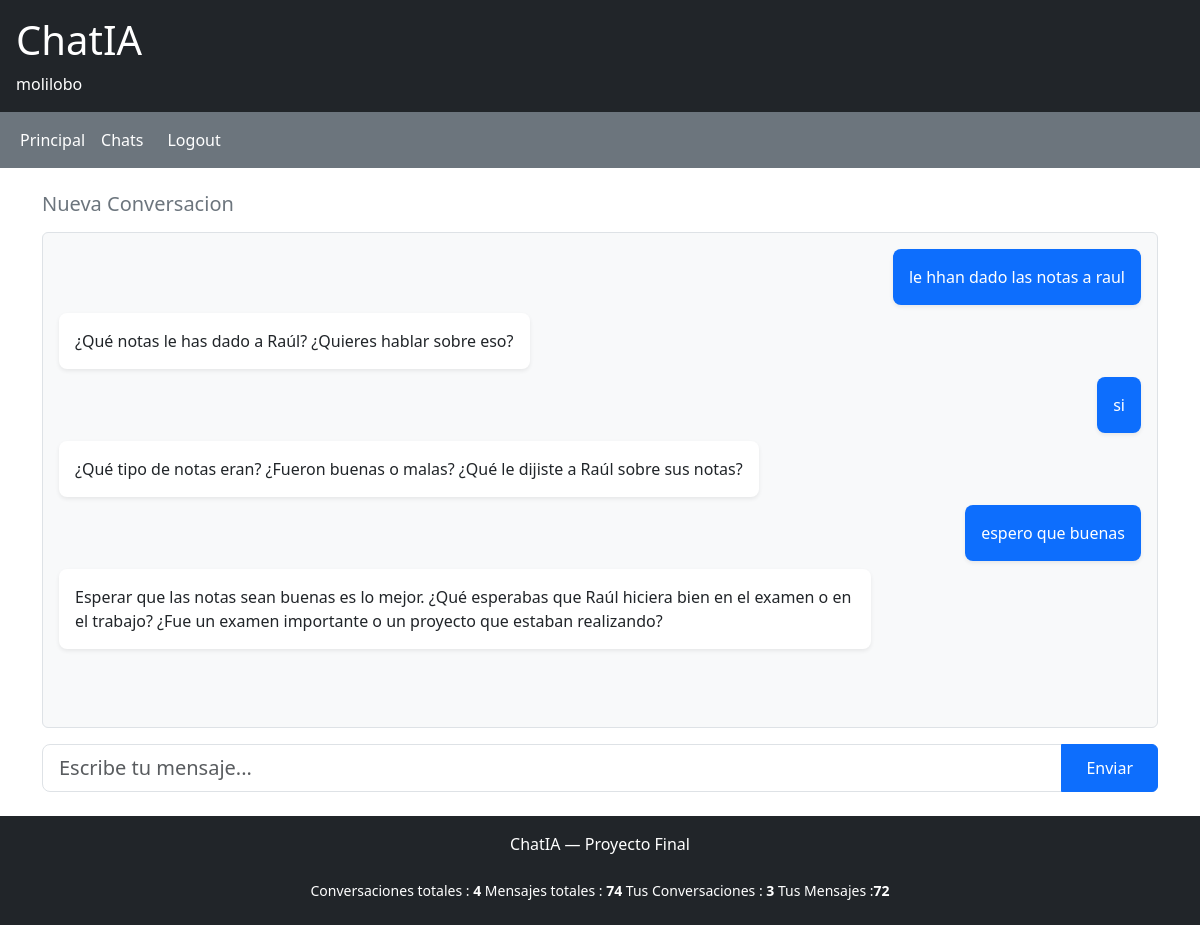
The app's page /chat/3/ (signed in) with its own data.
### chat/models.py (models this page shows, shortened)
class Conversacion(models.Model):
        usuario = models.ForeignKey(User, on_delete=models.CASCADE)
        titulo  = models.CharField(max_length=100)
        creada = models.DateTimeField(auto_now_add=True)

class Mensaje(models.Model):
    ROL_CHOIZES = [
        ('User', 'Usuario'),
        ('assistant', 'Asistente'),
    ]
    conversacion = models.ForeignKey(Conversacion, on_delete=models.CASCADE)
    rol = models.CharField(max_length=20, choices=ROL_CHOIZES)
    contenido = models.TextField()
    creado = models.DateTimeField(auto_now_add=True)

### chat/views.py (the view, shortened to what this page needs)
# urls.py: path('chat/<int:id>/',views.chat_detalle,name='chat_detalle')
@login_required
def chat_detalle(request,id):
    conv = get_object_or_404(Conversacion,id=id,usuario=request.user)
    mensaje = conv.mensaje_set.order_by('creado')
    return render(request,"chat/chat_detalle.html",{
            'conv':conv,
            'mensaje':mensaje})

### chat/context_processor.py (called while the page is built)
def metricas_globales(request):
    total_conversaciones = Conversacion.objects.count()
    total_mensajes = Mensaje.objects.count()
    conv_usuarios = 0
    mensa_usuarios = 0
    if request.user.is_authenticated:
        conv_usuarios = Conversacion.objects.filter(usuario=request.user).count()
        mensa_usuarios = Mensaje.objects.filter(conversacion__usuario=request.user).count()
    return {
            'total_conversaciones': total_conversaciones,
            'total_mensajes': total_mensajes,
            'conv_usuario': conv_usuarios,
            'mensa_usuario': mensa_usuarios,
    }

### chat/templates/chat/chat_detalle.html (shortened to what this page needs)
{% extends "chat/base.html" %}
{% block content %}
<div class="d-flex flex-column" style="height: 75vh;">
    <h5 class="mb-3 text-secondary">{{ conv.titulo }}</h5>
    <div id="mensajes" class="flex-grow-1 overflow-auto mb-3 p-3 rounded"
         style="background:#f8f9fa; border: 1px solid #dee2e6;">
        {% if mensaje %}
            {% for msg in mensaje %}
                <div class="d-flex {% if msg.rol == 'User' %}justify-content-end{% else %}justify-content-start{% endif %} mb-2">
                    <div class="p-3 rounded-3 shadow-sm"
                         style="max-width:75%;
                                background: {% if msg.rol == 'User' %}#0d6efd{% else %}#ffffff{% endif %};
                                color: {% if msg.rol == 'User' %}#ffffff{% else %}#212529{% endif %};">
                        {{ msg.contenido }}
                    </div>
                </div>
            {% endfor %}
        {% else %}
            <p class="text-center text-muted mt-5">Escribe el primer mensaje.</p>
        {% endif %}
    </div>
<form hx-post="/chat/{{ conv.id }}/"
      hx-target="#mensajes"
      hx-swap="innerHTML"
      hx-on="htmx:afterRequest: this.reset()">
    <div class="input-group">
        <input type="text" name="mensaje" class="form-control form-control-lg"
               placeholder="Escribe tu mensaje..." autocomplete="off">
        <button class="btn btn-primary px-4" type="submit">Enviar</button>
    </div>
</form>
</div>
{% endblock %}

### chat/templates/chat/base.html (shortened to what this page needs)
<!DOCTYPE html>
<html lang="es">
<head>
    <link href="https://cdn.jsdelivr.net/npm/bootstrap@5.3.0/dist/css/bootstrap.min.css" rel="stylesheet">
</head>
<body class="d-flex flex-column min-vh-100">
<header class="bg-dark text-white p-3">
    <a href="/" class="text-white text-decoration-none"><h1>ChatIA</h1></a>
    {% if user.is_authenticated %}
        <span>{{ user.username }}</span>
    {% endif %}
</header>
<nav class="navbar navbar-expand bg-secondary">
    <div class = "container-fluid">
        <ul class="navbar-nav flex-row">
            <li class="nav-item"><a class="nav-link text-white" href="/">Principal</a></li>
            <li class="nav-item"><a class="nav-link text-white" href="/chat/">Chats</a></li>
            <li class="nav-item"><form method="post" action="/logout/" class="d-inline">
            <button type="submit" class=" nav-link text-white btn-link"
            style="text-decoration:none; padding: 8px 16px ">Logout</button>
                </form>
            </li>
        </ul>
    </div>
</nav>
<main class="container mt-4 flex-grow-1">
    {% block content %}
    {% endblock %}
</main>
<footer class="bg-dark text-white text-center p-3 mt-4">
    <p>ChatIA — Proyecto Final</p>
    <div class ="container py-2   text-center  small">
        <span> Conversaciones totales : <strong>{{ total_conversaciones }}</strong></span>
        <span> Mensajes totales : <strong>{{ total_mensajes }}</strong></span>
        {% if user.is_authenticated %}
            <span>Tus Conversaciones : <strong>{{ conv_usuario }}</strong></span>
            <span>Tus  Mensajes :<strong>{{ mensa_usuario }}</strong></span>
        {% endif %}
    </div>
</footer>
</body>
</html>

### records on screen
Conversacion: titulo "Nueva Conversacion"
Mensaje: contenido "le hhan dado las notas a raul"
Mensaje: contenido "¿Qué notas le has dado a Raúl? ¿Quieres hablar sobre eso?"
Mensaje: contenido "si"
Mensaje: contenido "¿Qué tipo de notas eran? ¿Fueron buenas o malas? ¿Qué le dijiste a Raúl sobre sus notas?"
Mensaje: contenido "espero que buenas"
Mensaje: contenido "Esperar que las notas sean buenas es lo mejor. ¿Qué esperabas que Raúl hiciera bien en el examen o en el trabajo? ¿Fue un examen importante o un proyecto que estaban realizando?"

### other values on screen
{{ user.username }} "molilobo"
{{ total_conversaciones }} "4"
{{ total_mensajes }} "74"
{{ conv_usuario }} "3"
{{ mensa_usuario }} "72"
